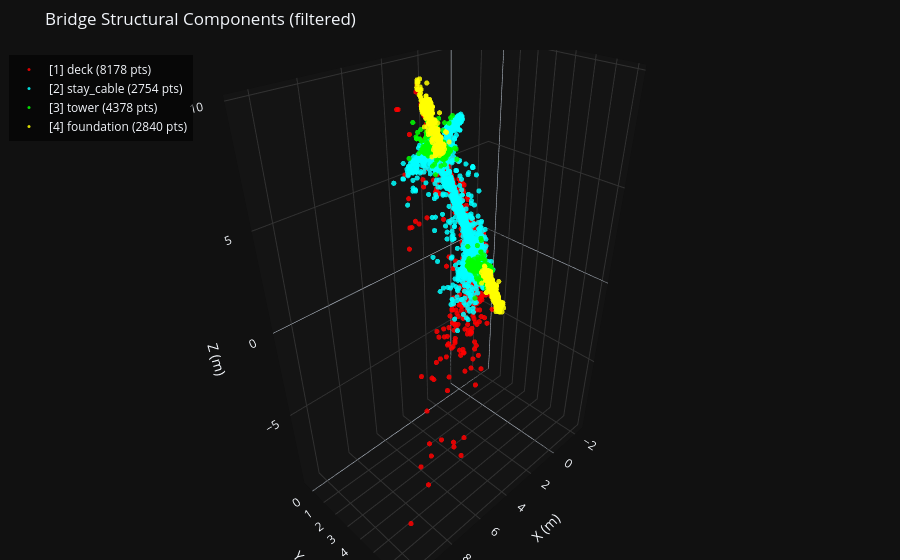

Notebook cell for this chart:
### Markdown cell above
## 3. Per-Class Views

Background is already removed by the filter. Below: larger markers for structural components only.

### Code cell
print(f"Structure-only cloud: {len(xyz):,} points across {len(np.unique(cids))} classes")
fig_struct = create_interactive_3d_figure(xyz, rgb, cids, point_size=3.0)
fig_struct.update_layout(title="Bridge Structural Components (filtered)")
fig_struct.show()

### Figure 1 — Plotly figure (JSON) as saved in the notebook; plotly's stock layout.template omitted (floating-point values rounded to 4 significant figures; data arrays with more than 128 entries replaced by an {"elided": "..."} marker saying what was removed)
{"data": [{"hovertemplate": "<b>Class: deck</b><br>X: %{x:.2f}<br>Y: %{y:.2f}<br>Z: %{z:.2f}<extra></extra>", "marker": {"color": {"elided": "8178 str values"}, "opacity": 0.85, "size": 3}, "mode": "markers", "name": "[1] deck (8178 pts)", "type": "scatter3d", "x": {"elided": "8178 float values"}, "y": {"elided": "8178 float values"}, "z": {"elided": "8178 float values"}}, {"hovertemplate": "<b>Class: stay_cable</b><br>X: %{x:.2f}<br>Y: %{y:.2f}<br>Z: %{z:.2f}<extra></extra>", "marker": {"color": {"elided": "2754 str values"}, "opacity": 0.85, "size": 3}, "mode": "markers", "name": "[2] stay_cable (2754 pts)", "type": "scatter3d", "x": {"elided": "2754 float values"}, "y": {"elided": "2754 float values"}, "z": {"elided": "2754 float values"}}, {"hovertemplate": "<b>Class: tower</b><br>X: %{x:.2f}<br>Y: %{y:.2f}<br>Z: %{z:.2f}<extra></extra>", "marker": {"color": {"elided": "4378 str values"}, "opacity": 0.85, "size": 3}, "mode": "markers", "name": "[3] tower (4378 pts)", "type": "scatter3d", "x": {"elided": "4378 float values"}, "y": {"elided": "4378 float values"}, "z": {"elided": "4378 float values"}}, {"hovertemplate": "<b>Class: foundation</b><br>X: %{x:.2f}<br>Y: %{y:.2f}<br>Z: %{z:.2f}<extra></extra>", "marker": {"color": {"elided": "2840 str values"}, "opacity": 0.85, "size": 3}, "mode": "markers", "name": "[4] foundation (2840 pts)", "type": "scatter3d", "x": {"elided": "2840 float values"}, "y": {"elided": "2840 float values"}, "z": {"elided": "2840 float values"}}], "layout": {"legend": {"bgcolor": "rgba(0, 0, 0, 0.6)", "x": 0.01, "xanchor": "left", "y": 0.99, "yanchor": "top"}, "margin": {"b": 0, "l": 0, "r": 0, "t": 50}, "scene": {"aspectmode": "data", "xaxis": {"backgroundcolor": "rgb(20, 20, 20)", "gridcolor": "rgb(50, 50, 50)", "title": {"text": "X (m)"}}, "yaxis": {"backgroundcolor": "rgb(20, 20, 20)", "gridcolor": "rgb(50, 50, 50)", "title": {"text": "Y (m)"}}, "zaxis": {"backgroundcolor": "rgb(20, 20, 20)", "gridcolor": "rgb(50, 50, 50)", "title": {"text": "Z (m)"}}}, "title": {"text": "Bridge Structural Components (filtered)"}}}
